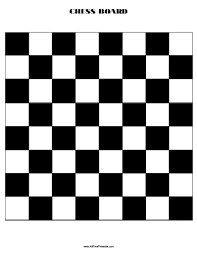
#> input picture code/chessboard.png, 197 x 256 px
$ python shi_tomasi_corner_detection.py
#> lines starting #> are read from the running program, lines starting #| are printed output that depends on the picture; after the words box and inside, x2 and y2 are one past the last pixel; in counts of white or black regions, pixels touching at a corner belong together
import cv2
import numpy as np

def shi_tomasi_corner_detection(image_path, threshold=0.01):
#> called with image_path = 'chessboard.png', threshold = 0.01
    image = cv2.imread(image_path)
#> image is the input picture: shape (256, 197, 3); mean B, G, R 162.3, 162.3, 162.3
    gray = cv2.cvtColor(image, cv2.COLOR_BGR2GRAY)
    corners = cv2.goodFeaturesToTrack(gray, maxCorners=100, qualityLevel=threshold, minDistance=10)
#> corners = 88 rows, first 8: [99, 9], [145, 219], [146, 172], [98, 219], [99, 172], [146, 125], [51, 79], [169, 219]
    corners = np.int0(corners)

    for i in corners:
        x, y = i.ravel()
        cv2.circle(image, (x, y), 3, 255, -1)
#> this loop made 88 passes
#> (x, y) on passes 1 to 12: (99, 9), (145, 219), (146, 172), (98, 219), (99, 172), (146, 125), (51, 79), (169, 219), (168, 172), (169, 79), (99, 125), (146, 150)
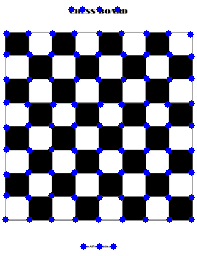
#> image: shape (256, 197, 3); 5.06% of pixels changed, all inside (x1, y1, x2, y2) = (2, 6, 195, 250)

    cv2.imshow('Shi-Tomasi Corner Detection', image)
    cv2.waitKey(0)
    cv2.destroyAllWindows()

# Örnek kullanım
shi_tomasi_corner_detection('chessboard.png')

$ run again, with code/cubes.png copied over code/chessboard.png
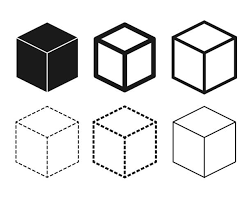
#> input picture code/cubes.png, 251 x 201 px
#> in shi_tomasi_corner_detection, image is the input picture: shape (201, 251, 3); min 0, max 255, mean 224.5
#> corners = 67 rows, first 8: [124, 137], [155, 122], [93, 122], [155, 154], [124, 176], [155, 139], [206, 89], [175, 41]
#> the loop in shi_tomasi_corner_detection, `for i in corners:` made 67 passes
#> after the loop in shi_tomasi_corner_detection, `for i in corners:`:
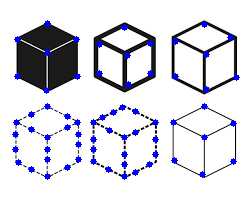
#> image: shape (201, 251, 3); 3.85% of pixels changed, all inside (x1, y1, x2, y2) = (12, 20, 240, 180)
